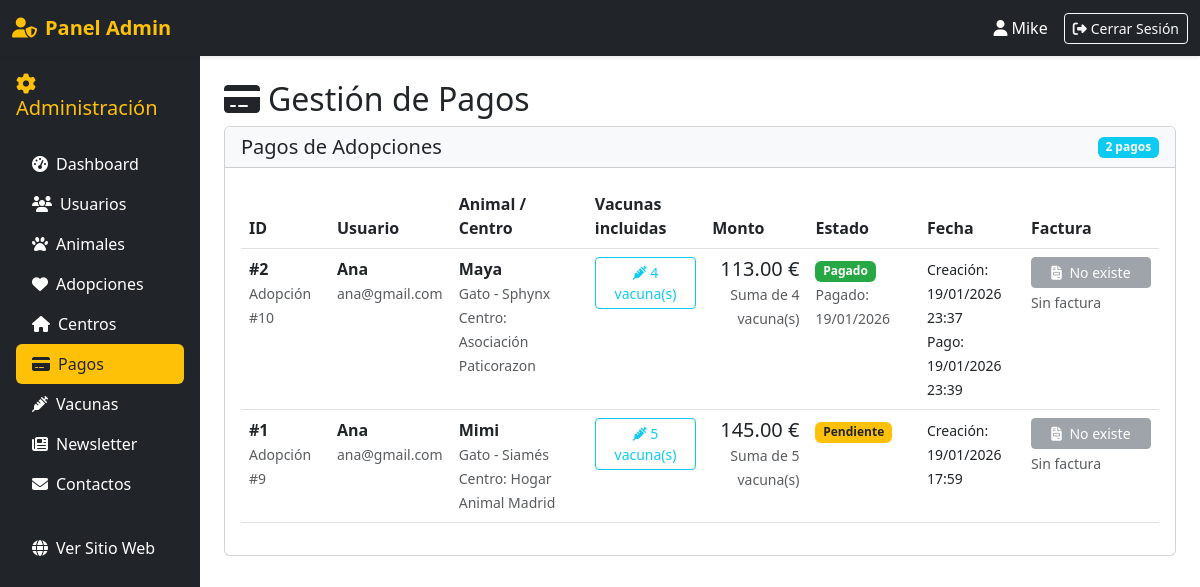
Page /admin/pagos.php (signed in) on the committed database.
### tables this page shows
CREATE TABLE `adopciones_pagos` (
  `id` int(11) NOT NULL,
  `id_adopcion` int(11) NOT NULL,
  `id_usuario` int(11) NOT NULL,
  `monto` decimal(10,2) NOT NULL,
  `estado` enum('Pendiente','Pagado','Cancelado') DEFAULT 'Pendiente',
  `fecha_creacion` datetime DEFAULT current_timestamp(),
  `fecha_pago` datetime DEFAULT NULL,
  `token_pago` varchar(64) DEFAULT NULL
);

CREATE TABLE `adopciones` (
  `id_adopcion` int(11) NOT NULL,
  `id_usuario` int(11) DEFAULT NULL,
  `id_animal` int(11) DEFAULT NULL,
  `fecha_solicitud` date DEFAULT curdate(),
  `fecha_adopcion` date DEFAULT NULL,
  `estado` enum('Pendiente','Aprobada','Rechazada') DEFAULT 'Pendiente',
  `notas` text DEFAULT NULL
);

CREATE TABLE `usuarios` (
  `id_usuario` int(11) NOT NULL,
  `nombre` varchar(100) NOT NULL,
  `apellido` varchar(100) DEFAULT NULL,
  `email` varchar(150) NOT NULL,
  `password_hash` varchar(255) NOT NULL,
  `telefono` varchar(20) DEFAULT NULL,
  `direccion` varchar(255) DEFAULT NULL,
  `tarjeta_last4` char(4) DEFAULT NULL,
  `fecha_registro` datetime DEFAULT current_timestamp(),
  `id_rol` int(11) DEFAULT 2
);

CREATE TABLE `animales` (
  `id_animal` int(11) NOT NULL,
  `nombre` varchar(100) DEFAULT NULL,
  `especie` varchar(50) DEFAULT NULL,
  `raza` varchar(100) DEFAULT NULL,
  `edad` int(11) DEFAULT NULL,
  `sexo` enum('Macho','Hembra') DEFAULT NULL,
  `descripcion` text DEFAULT NULL,
  `fecha_ingreso` date DEFAULT NULL,
  `estado` enum('Disponible','Adoptado','Reservado','En tratamiento') DEFAULT 'Disponible',
  `id_centro` int(11) DEFAULT NULL,
  `imagen_url` varchar(255) DEFAULT NULL
);

CREATE TABLE `centros` (
  `id_centro` int(11) NOT NULL,
  `nombre` varchar(150) NOT NULL,
  `direccion` varchar(255) DEFAULT NULL,
  `telefono` varchar(20) DEFAULT NULL,
  `email` varchar(150) DEFAULT NULL,
  `web` varchar(150) DEFAULT NULL,
  `fecha_alta` datetime DEFAULT current_timestamp(),
  `latitud` decimal(10,8) DEFAULT NULL,
  `longitud` decimal(10,8) DEFAULT NULL,
  `imagen_url` varchar(255) DEFAULT NULL
);

### admin/pagos.php (the view, shortened to what this page needs)
<?php
require_once '../includes/config.php';
$pagos = $pdo->query("
    SELECT
        ap.*,
        u.nombre as usuario_nombre,
        u.email as usuario_email,
        a.id_adopcion,
        an.id_animal,
        an.nombre as animal_nombre,
        an.especie,
        an.raza,
        c.nombre as centro_nombre,
        f.numero_factura,
        f.pdf_dirr,
        f.fecha_emision,
        -- Calcular total de vacunas directamente en la consulta
        (SELECT SUM(v.precio)
         FROM animal_vacunas av
         JOIN vacunas v ON av.id_vacuna = v.id_vacuna
         WHERE av.id_animal = an.id_animal) as total_vacunas_calculado
    FROM adopciones_pagos ap
    JOIN usuarios u ON ap.id_usuario = u.id_usuario
    JOIN adopciones a ON ap.id_adopcion = a.id_adopcion
    JOIN animales an ON a.id_animal = an.id_animal
    JOIN centros c ON an.id_centro = c.id_centro
    LEFT JOIN facturas f ON f.id_pago = ap.id
    ORDER BY ap.fecha_creacion DESC
")->fetchAll();
?>
<!DOCTYPE html>
<html lang="es">
<head>
    <link rel="stylesheet" href="https://cdnjs.cloudflare.com/ajax/libs/font-awesome/6.4.0/css/all.min.css">
    <link href="https://cdn.jsdelivr.net/npm/bootstrap@5.3.0/dist/css/bootstrap.min.css" rel="stylesheet">
</head>
<body>
<?php include 'header.php'; ?>
<div class="container-fluid">
    <div class="row">
        <?php include 'sidebar.php'; ?>
        <div class="col-md-10 p-4">
            <h2><i class="fas fa-credit-card me-2"></i>Gestión de Pagos</h2>
            <div class="card">
                <div class="card-header bg-light d-flex justify-content-between align-items-center">
                    <h5 class="mb-0">Pagos de Adopciones</h5>
                    <span class="badge bg-info"><?= count($pagos) ?> pagos</span>
                </div>
                <div class="card-body">
                    <?php if (count($pagos) > 0): ?>
                    <div class="table-responsive">
                        <table class="table table-hover">
                            <thead>
                                <tr>
                                    <th>ID</th>
                                    <th>Usuario</th>
                                    <th>Animal / Centro</th>
                                    <th>Vacunas incluidas</th>
                                    <th>Monto</th>
                                    <th>Estado</th>
                                    <th>Fecha</th>
                                    <th>Factura</th>
                                </tr>
                            </thead>
                            <tbody>
                                <?php foreach ($pagos as $p): ?>
                                <tr class="<?= $p['discrepancia'] ? 'discrepancia-warning' : '' ?>">
                                    <td>
                                        <strong>#<?= $p['id'] ?></strong><br>
                                        <small class="text-muted">Adopción #<?= $p['id_adopcion'] ?></small>
                                    </td>
                                    <td>
                                        <strong><?= htmlspecialchars($p['usuario_nombre']) ?></strong><br>
                                        <small class="text-muted"><?= htmlspecialchars($p['usuario_email']) ?></small>
                                    </td>
                                    <td>
                                        <div>
                                            <strong><?= htmlspecialchars($p['animal_nombre']) ?></strong><br>
                                            <small class="text-muted">
                                                <?= htmlspecialchars($p['especie']) ?> -
                                                <?= htmlspecialchars($p['raza']) ?><br>
                                                Centro: <?= htmlspecialchars($p['centro_nombre']) ?>
                                            </small>
                                        </div>
                                    </td>
                                    <td>
                                        <button class="btn btn-sm btn-outline-info mb-2"
                                                type="button"
                                                data-bs-toggle="collapse"
                                                data-bs-target="#vacunas<?= $p['id'] ?>"
                                                aria-expanded="false"
                                                aria-controls="vacunas<?= $p['id'] ?>">
                                            <i class="fas fa-syringe collapse-icon"></i>
                                            <?= count($p['vacunas']) ?> vacuna(s)
                                        </button>
                                    </td>
                                    <td>
                                        <div class="text-end">
                                            <span class="h5"><?= number_format($p['monto'], 2) ?> €</span><br>
                                            <small class="text-muted">
                                                Suma de <?= count($p['vacunas']) ?> vacuna(s)<br>
                                            </small>
                                        </div>
                                    </td>
                                    <td>
                                        <span class="badge badge-<?= strtolower($p['estado']) ?>">
                                            <?= $p['estado'] ?>
                                        </span><br>
                                        <small class="text-muted">
                                            <?php if ($p['fecha_pago']): ?>
                                                Pagado: <?= date('d/m/Y', strtotime($p['fecha_pago'])) ?>
                                            <?php endif; ?>
                                        </small>
                                    </td>
                                    <td>
                                        <small>
                                            Creación:<br>
                                            <?= date('d/m/Y H:i', strtotime($p['fecha_creacion'])) ?>
                                            <?php if ($p['fecha_pago']): ?>
                                                <br>Pago:<br>
                                                <?= date('d/m/Y H:i', strtotime($p['fecha_pago'])) ?>
                                            <?php endif; ?>
                                        </small>
                                    </td>
                                    <td>
                                        <?php if ($p['pdf_dirr'] && file_exists('../' . $p['pdf_dirr'])): ?>
                                            <a href="../<?= htmlspecialchars($p['pdf_dirr']) ?>"
                                               class="btn btn-sm btn-success factura-btn"
                                               target="_blank"
                                               title="Ver factura #<?= htmlspecialchars($p['numero_factura']) ?>">
                                                <i class="fas fa-file-pdf me-1"></i> Ver
                                            </a>
                                            <small class="d-block text-muted mt-1">
                                                <?= htmlspecialchars($p['numero_factura']) ?><br>
                                                <?= date('d/m/Y', strtotime($p['fecha_emision'])) ?>
                                            </small>
                                        <?php else: ?>
                                            <button class="btn btn-sm btn-secondary factura-btn"
                                                    title="Factura no disponible"
                                                    disabled>
                                                <i class="fas fa-file-invoice me-1"></i> No existe
                                            </button>
                                            <small class="d-block text-muted mt-1">
                                                Sin factura
                                            </small>
                                        <?php endif; ?>
                                    </td>
                                </tr>
                                <?php endforeach; ?>
                            </tbody>
                        </table>
                    </div>
                    <?php endif; ?>
                </div>
            </div>
        </div>
    </div>
</div>
</body>
</html>

### admin/pagos.php (style rules this page uses)
.badge-pendiente { background-color: #ffc107; color: #212529; }
.badge-pagado { background-color: #28a745; }
.collapse-icon { transition: transform 0.3s; }
.factura-btn { min-width: 120px; }

### rows in the picture
adopciones_pagos: id "2", id_adopcion.id_adopcion "10", id_usuario.nombre "Ana", id_usuario.email "ana@gmail.com", animales.nombre "Maya", animales.especie "Gato", animales.raza "Sphynx", centros.nombre "Asociación Paticorazon", count($p['vacunas']) "4", monto "113.00", estado "Pagado", fecha_pago "19/01/2026", fecha_creacion "19/01/2026 23:37", fecha_pago "19/01/2026 23:39"
adopciones_pagos: id "1", id_adopcion.id_adopcion "9", id_usuario.nombre "Ana", id_usuario.email "ana@gmail.com", animales.nombre "Mimi", animales.especie "Gato", animales.raza "Siamés", centros.nombre "Hogar Animal Madrid", count($p['vacunas']) "5", monto "145.00", estado "Pendiente", fecha_creacion "19/01/2026 17:59"

### other values in the picture
$_SESSION['user_name'] "Mike"
count($pagos) "2"
